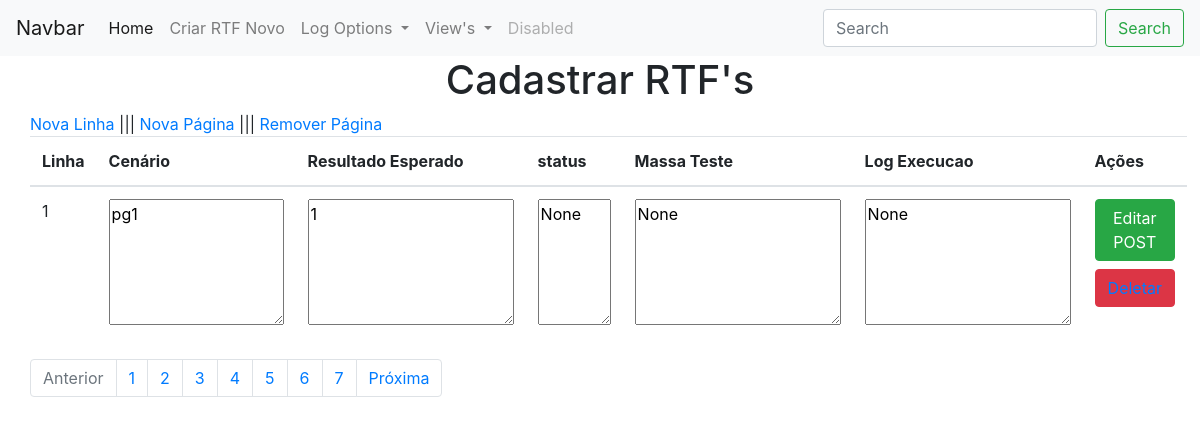
/viewCenarios/1/1, run on an earlier commit of the app's database.
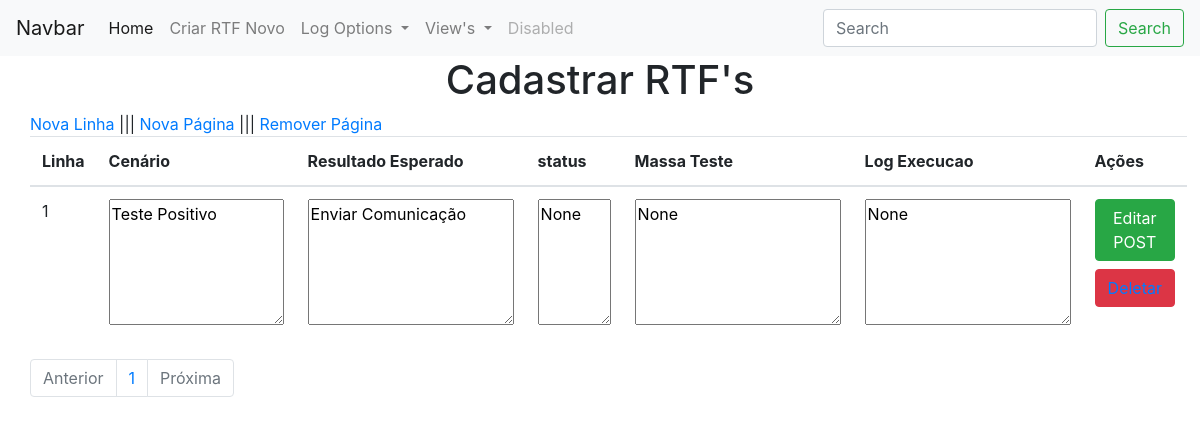
And on a later commit of the database.
### app.py (models this page shows, shortened)
class Cenarios(db.Model):
    id_cenario = db.Column("id_cenario", db.Integer, primary_key=True, autoincrement=True)
    id_rtf = db.Column(db.Integer, db.ForeignKey('rt_fs.id'))  # o db por alguma razão chamou RTFs de rt_fs
    pagina = db.Column(db.Integer)
    linha = db.Column(db.Integer)
    cenario = db.Column(db.String(250))
    resultado_esperado = db.Column(db.String(250))
    status = db.Column(db.Integer)
    massa_teste = db.Column(db.String(250))
    log_execucao = db.Column(db.String(10000))

### app.py (the view)
@app.route("/viewCenarios/<int:id_rtf>/<int:pagina>")
def viewCenarios(id_rtf, pagina):
    cenarios = Cenarios.query.filter_by(id_rtf=id_rtf, pagina=pagina)
    cenario1 = Cenarios.query.filter_by(id_rtf=id_rtf).first()
    try:
        qtd_pages = cenario1.rtfs.qtd_pages  # tenta pegar a qtd_paginas, se n conseguir, o array está vazio
        return render_template("viewCenarios.html", values=cenarios, id_rtf=id_rtf, pagina=pagina, qtd_pages=qtd_pages)
    except AttributeError:
        rtf = RTFs.query.get(id_rtf)
        rtf.qtd_pages = 1
        db.session.commit()
        flash('RTF está sem nenhum cenário! Adicione o primeiro ;D')
        return render_template("adicionar_cenario.html", id_rtf=id_rtf, pagina=1)

### templates/viewCenarios.html (shortened to what this page needs)
{% extends "base.html" %}
{% block content%}
    <div class="container">
        <div class="row">
            <div class="col-xs-12">
                <a href="{{url_for('add_cenario', id_rtf=id_rtf, pagina=pagina)}}">Nova Linha</a>
                |||
                <a href="{{url_for('add_pagina', id_rtf=id_rtf, pagina_atual=pagina)}}">Nova Página</a>
                |||
                <a href="{{url_for('delete_pagina', id_rtf=id_rtf, pagina=pagina)}}">Remover Página</a>
            </div>
            <div class="col-xs-12">
                <table class="table">
                    <thead>
                        <th>Linha</th>
                        <th>Cenário</th>
                        <th>Resultado Esperado</th>
                        <th>status</th>
                        <th>Massa Teste</th>
                        <th>Log Execucao</th>
                        <th>Ações</th>
                    </thead>
                    <tbody>
                        {% for item in values %}
                            <form action="{{url_for('edit_cenario', id_rtf=item.id_rtf, pagina=item.pagina, linha=item.linha)}}" method="POST">
                                <tr>
                                    <td>{{ item.linha }}</td>
                                    <td><textarea name="cenario" id="cenario" cols="15" rows="5">{{ item.cenario }}</textarea></td>
                                    <td><textarea name="resultado_esperado" id="resultado_esperado" cols="18" rows="5">{{ item.resultado_esperado }}</textarea></td>
                                    <td><textarea name="status" id="status" cols="5" rows="5">{{ item.status }}</textarea></td>
                                    <td><textarea name="massa_teste" id="massa_teste" cols="18" rows="5">{{ item.massa_teste }}</textarea></td>
                                    <td><textarea name="log_execucao" id="log_execucao" cols="18" rows="5">{{ item.log_execucao }}</textarea></td>
                                    <td>
                                        <button type="submit" class="btn btn-block btn-success">Editar POST</button>
                                        <button class="btn btn-block btn-danger"><a href="{{url_for('delete_cenario', id_rtf=item.id_rtf, pagina=item.pagina, linha=item.linha)}}">Deletar</a></button>
                                    </td>
                                </tr>
                            </form>
                        {% endfor %}
                    </tbody>
                </table>
                <nav aria-label="...">
                    <ul class="pagination">
                        {% if pagina==1 %}
                            <li class="page-item disabled">
                                <a class="page-link" href="#" tabindex="-1">Anterior</a>
                            </li>
                        {% else %}
                            <li class="page-item">
                                <a class="page-link" href="{{url_for('viewCenarios', id_rtf=id_rtf, pagina=pagina-1)}}">Anterior</a>
                            </li>
                        {% endif %}
                        {% for page in range(qtd_pages) %}
                            <li class="page-item">
                                <a class="page-link" href="{{url_for('viewCenarios', id_rtf=id_rtf, pagina=page+1)}}">{{ page+1 }}</a>
                            </li>
                        {% endfor %}
                        {% if pagina==qtd_pages %}
                            <li class="page-item disabled">
                                <a class="page-link" href="#" tabindex="-1">Próxima</a>
                            </li>
                        {% else %}
                            <li class="page-item">
                                <a class="page-link" href="{{url_for('viewCenarios', id_rtf=id_rtf, pagina=pagina+1)}}">Próxima</a>
                            </li>
                        {% endif %}
                    </ul>
                </nav>
            </div>
        </div>
    </div>
{% endblock %}

What changed in the data, as far as the page shows it:
changed Cenarios "None": cenario "pg1" → "Teste Positivo"; resultado_esperado "1" → "Enviar Comunicação"
Also different on the page:
list line gone: "2"
list line gone: "3"
list line gone: "4"
list line gone: "5"
list line gone: "6"
list line gone: "7"
